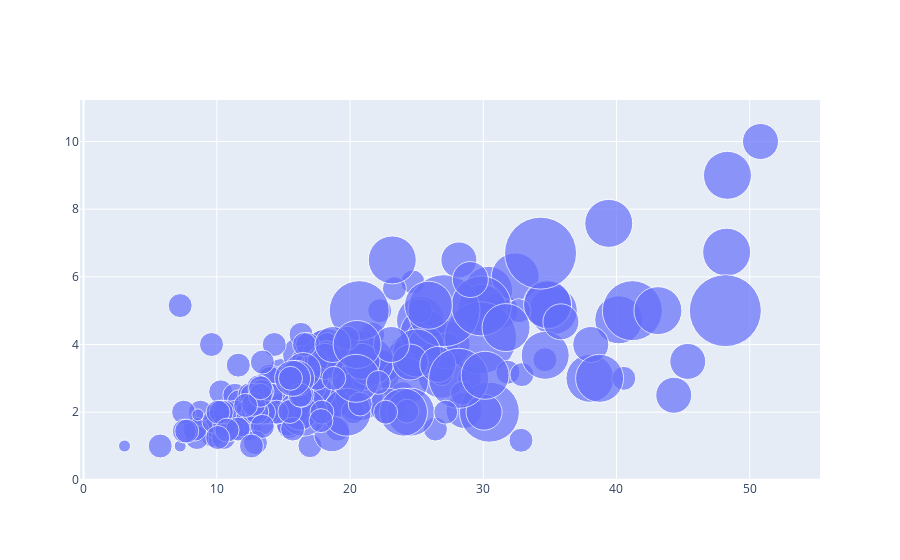

Write notebook code for a chart like this one.
### Code cell
fig = go.Figure()
fig.add_trace(go.Scatter(x = tips.total_bill, y = tips.tip, mode = "markers", marker_size = 12*tips['size']))

### Figure 1 — Plotly figure (JSON) as saved in the notebook; plotly's stock layout.template omitted (floating-point values rounded to 4 significant figures; data arrays with more than 128 entries replaced by an {"elided": "..."} marker saying what was removed)
{"data": [{"marker": {"size": {"elided": "244 int values"}}, "mode": "markers", "type": "scatter", "x": {"elided": "244 float values"}, "y": {"elided": "244 float values"}}], "layout": {}}
